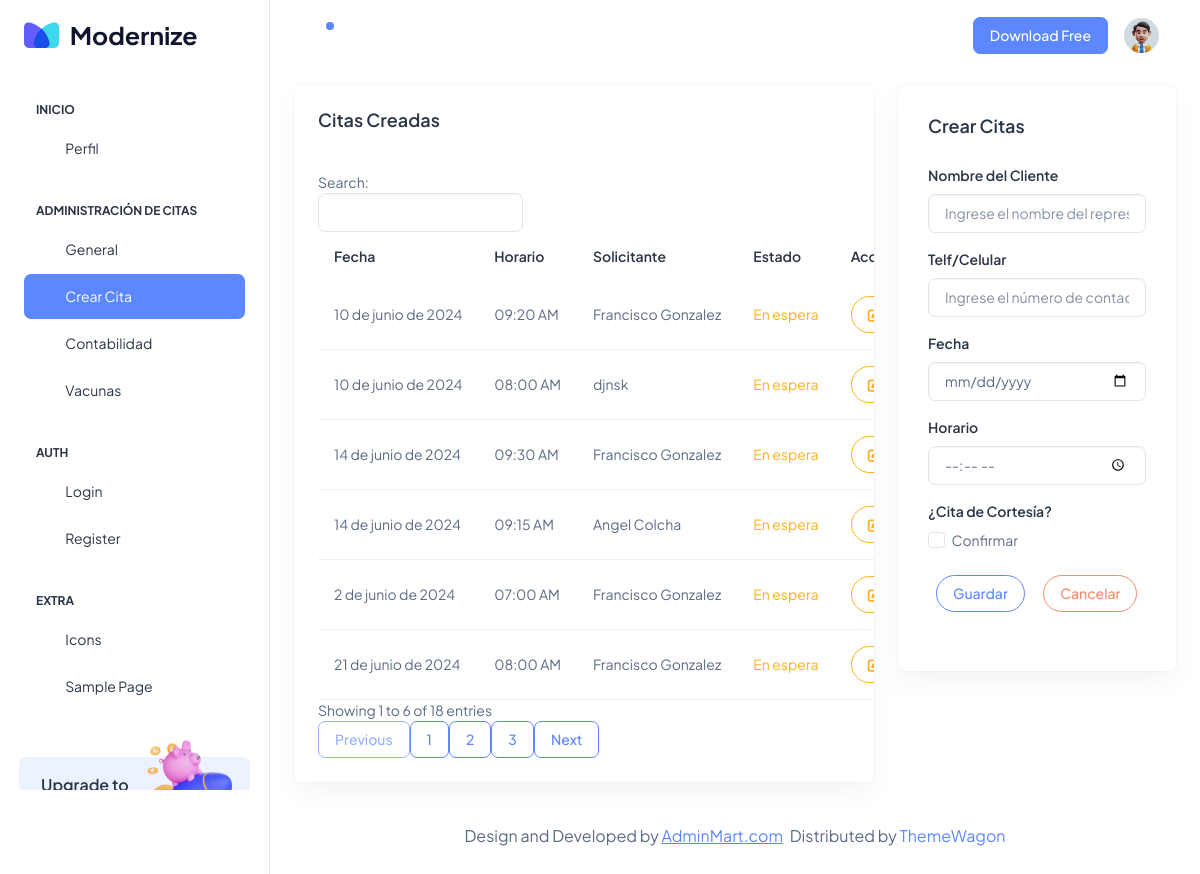
The page /adci_fechacitas/ on the database its author committed.
### Aplicaciones/Citas/models.py (models this page shows, shortened)
class CitaSol(models.Model):
    id=models.AutoField(primary_key=True)
    fech_da=models.DateField()
    time_da=models.TimeField()
    cort_da=models.BooleanField(default=False)
    nom_da=models.CharField(max_length=150)
    telf_da=models.CharField(max_length=10)
    est_da=models.BooleanField(default=False)

### Aplicaciones/Citas/views.py (the view)
# urls.py: path('adci_fechacitas/',views.adci_fechacitas),
def adci_fechacitas (request):
    horariobdd=DiaHorario.objects.all()
    horabdd=HorasDia.objects.all()
    citabdd=CitaSol.objects.all()
    return render(request,'adci_fechacitas.html',{'horarios':horariobdd,'horas':horabdd,'citas':citabdd})

### Aplicaciones/Citas/templates/adci_fechacitas.html (shortened to what this page needs)
{% extends 'adci_plantilla.html' %}
{% block usci_contenido %}
<div class="col-lg-8">
  <div class="row">
    <div class="col-lg-12">
      <div class="card overflow-hidden">
        <div class="card-body p-4">
          <h5 class="card-title mb-9 fw-semibold">Citas Creadas</h5><br>
          <div class="row align-items-center">
            <table id="tbl_horarios" class="table text-nowrap mb-0 align-middle">
              <thead class="text-dark fs-4">
                <tr>
                  <th class="border-bottom-0">
                    <h6 class="fw-semibold mb-0">Fecha</h6>
                  </th>
                  <th class="border-bottom-0">
                    <h6 class="fw-semibold mb-0">Horario</h6>
                  </th>
                  <th class="border-bottom-0">
                    <h6 class="fw-semibold mb-0">Solicitante</h6>
                  </th>
                  <th class="border-bottom-0">
                    <h6 class="fw-semibold mb-0">Estado</h6>
                  </th>
                  <th class="border-bottom-0">
                    <h6 class="fw-semibold mb-0">Acción</h6>
                  </th>
                </tr>
              </thead>
              <tbody>
                {% for cita in citas %}
                  <tr>
                      <td>{{ cita.fech_da }}</td>
                      <td>
                          {% if cita.time_da.hour < 12 %}
                              {{ cita.time_da|time:"h:i" }} AM
                          {% else %}
                              {{ cita.time_da|time:"h:i" }} PM
                          {% endif %}
                      </td>
                      <td>{{cita.nom_da}}</td>
                      <td>
                        {% if cita.est_da %}
                        <span class="text-info">Realizados</span>
                        {% else %}
                        <span class="text-warning">En espera</span>
                        {% endif %}
                      </td>
                      <td>
                        {% if cita.est_da %}
                        <span class="text-center">Sin Acciones</span>
                        {% else %}
                        <button type="button" class="btn btn-outline-warning rounded-pill" data-bs-toggle="modal" data-bs-target="#exampleModal"
                          data-id="{{ cita.id }}" data-diah="{{ cita.fech_da|date:'Y-m-d' }}" data-horario="{{ cita.time_da|time:'h:i' }}" data-nom="{{cita.nom_da}}" data-telf={{cita.telf_da}}
                          data-cortesia="{{cita.cort_da}}">
                           <i class="fas fa-edit"></i>
                        </button>
                        {% endif %}
                      </td>
                  </tr>
                  {% endfor %}
              </tbody>
            </table>
          </div>
        </div>
      </div>
    </div>
  </div>
</div>
<div class="col-lg-4 align-items-strech">
  <div class="card w-100">
    <div class="card-body">
      <div class="d-sm-flex d-block align-items-center justify-content-between mb-9">
        <div class="mb-3 mb-sm-0">
          <h5 class="card-title fw-semibold">Crear Citas</h5>
        </div>
      </div>
      <form action="/aggagenda_adci/" method="POST" id="vldt_dias">
        <div class="mb-3">
          <label for="nom_da" class="form-label">Nombre del Cliente</label>
          <input type="text" class="form-control" name="nom_da" id="nom_da" placeholder="Ingrese el nombre del representante">
        </div>
        <div class="mb-3">
          <label for="telf_da" class="form-label">Telf/Celular</label>
          <input type="text" class="form-control" name="telf_da" id="telf_da" placeholder="Ingrese el número de contacto">
        </div>
        <div class="mb-3">
          <label for="fech_da" class="form-label">Fecha</label>
          <input type="date" class="form-control" name="fech_da" id="fech_da" aria-describedby="dateHelp">
        </div>
        <div class="mb-3">
          <label for="time_da" class="form-label">Horario</label>
          <input type="time" class="form-control" name="time_da" id="time_da">
        </div>
        <label for="cort_da" class="form-label">¿Cita de Cortesía?</label>
        <div class="mb-3 form-check">
          <input type="checkbox" class="form-check-input" name="cort_da" id="cort_da">
          <label class="form-check-label" for="cort_da">Confirmar</label>
        </div>
        <button type="submit" class="btn btn-outline-primary rounded-pill m-2">Guardar</button>
        <button type="reset" name="button" class="btn btn-outline-danger rounded-pill m-2">Cancelar</button>
        <br><br>
      </form>
    </div>
  </div>
</div>
          <br>
{% endblock %}

### rows shown on the page
CitaSol: fech_da "2 de junio de 2024", time_da "07:00", nom_da "Francisco Gonzalez", est_da "En espera"
CitaSol: fech_da "14 de junio de 2024", time_da "09:30", nom_da "Francisco Gonzalez", est_da "En espera"
CitaSol: fech_da "14 de junio de 2024", time_da "09:15", nom_da "Angel Colcha", est_da "En espera"
CitaSol: fech_da "10 de junio de 2024", time_da "09:20", nom_da "Francisco Gonzalez", est_da "En espera"
CitaSol: fech_da "10 de junio de 2024", time_da "08:00", nom_da "djnsk", est_da "En espera"
CitaSol: fech_da "21 de junio de 2024", time_da "08:00", nom_da "Francisco Gonzalez", est_da "En espera"
